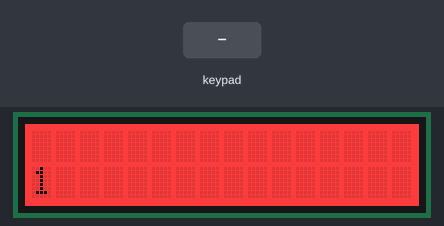
Recording of a sketch running on a simulated Arduino Uno, built with avr-gcc and run on an emulated ATmega328P. Shown: 16×2 character LCD. Inputs (shaded band) come from the test bench. What the sketch prints to the serial monitor is not drawn.

Above: at 1.3 s.
1.4 s: key 'U' pressed
At 2.3 s:
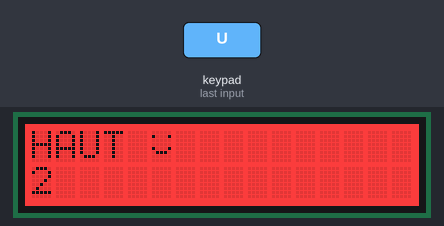
4.4 s: key 'D' pressed
At 5.7 s:
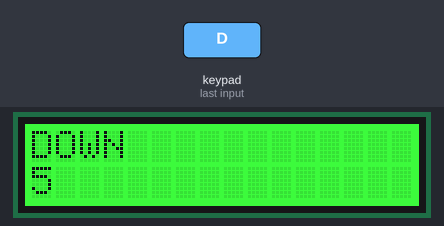
7.4 s: key 'L' pressed
At 8.8 s:
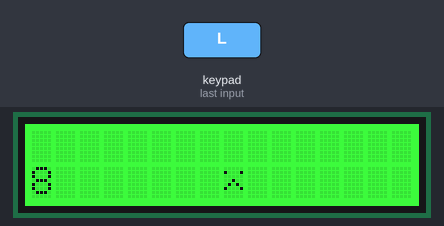
10.4 s: key 'R' pressed
At 11.6 s:
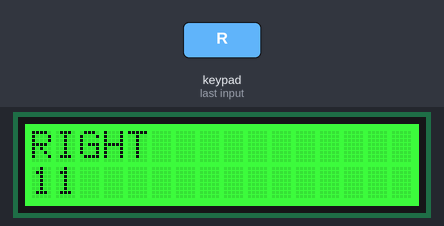
13.4 s: key 'S' pressed
At 14.8 s:
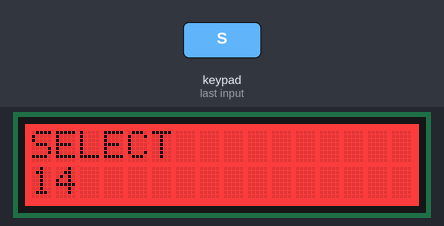
Timing chart, 0 to 16.4 s (numbered marks = the images above; inputs shaded):
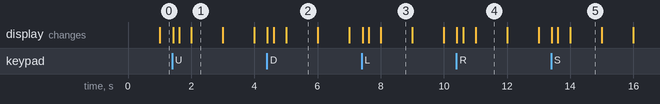

The sketch:

Etape01.ino
```cpp
// Librairies utilisés :
#include <Wire.h>
#include <Adafruit_RGBLCDShield.h>
#include <Utility/Adafruit_MCP23017.h>


byte sourire[8] = {
  B00000, B10001, B00000, B00000, B10001, B01110, B00000,};
byte triste[8] = {
  B00000, B10001, B00000, B00100, B01010, B10001, B00000,};
byte ohm[8] = {
  B01011, B01011, B01011, B01011, B01011, B01011, B01011,};
byte personnel[8] = {
  B01011, B01011, B01011, B01011, B01011, B01011, B01011,};


Adafruit_RGBLCDShield lcd = Adafruit_RGBLCDShield();

// Utilisé pour un afficheur RGB. Notre afficheur est NB
#define RED 0x1
#define GREEN 0x2

void setup()
{
  Serial.begin(9600);
  // Initialise le nombre de colonne et le nombre de lignes
  lcd.begin(16, 2);  // 16 colonnes et 2 lignes
  lcd.createChar(0, sourire);   // crée le caractère en mémoire 0
  lcd.createChar(1, triste);    // crée le caractère en mémoire 1
  lcd.createChar(2, ohm);       // crée le caractère en mémoire 2
  lcd.createChar(3, personnel); // crée le caractère en mémoire 3
  lcd.write((uint8_t) 0);

  // Affiche le message pour un chronomètre
  int time = millis();
  lcd.print("Hello, world!");
  time = millis() - time;
  Serial.print("Took "); Serial.print(time); Serial.println(" ms");
  lcd.setBacklight(RED);
}

uint8_t i=0;
void loop() {
  // Positionne le curseur. colonne 0 et ligne 1
  lcd.setCursor(0, 1);
  // Affiche le nombre de secondes après un reset.
  lcd.print(millis()/1000);

  uint8_t buttons = lcd.readButtons();

  if (buttons) {
    lcd.clear();  // Efface la mémoire de l'afficheur.

    // Bloc des cinq boutons
    if (buttons & BUTTON_UP) {
      lcd.setCursor(0,0);
      lcd.print("HAUT");    // Affiche la chaîne HAUT
      lcd.setCursor(5,0);
      lcd.write(byte (0));  // Affiche le bonhomme sourire
   // lcd.write(byte (3));  // Affiche le caractère personnel
      lcd.setCursor(0,1);
      lcd.print ( "                "); // on efface la ligne
      lcd.setBacklight(RED);
     }

    if (buttons & BUTTON_DOWN) {
      lcd.setCursor(0,0);
      lcd.print("DOWN ");
      lcd.setBacklight(GREEN);
    }

    if (buttons & BUTTON_LEFT) {
      lcd.setCursor(0,0);
      lcd.print("LEFT ");
      lcd.setCursor(8, 1);
      lcd.write(byte (1)); // Affiche le bonhomme triste
      lcd.setCursor(0,0);
      lcd.print ( "                "); // la ligne d'en haut est effacée
      lcd.setBacklight(GREEN);
    }

    if (buttons & BUTTON_RIGHT) {
      lcd.setCursor(0,0);
      lcd.print("RIGHT ");
      lcd.setBacklight(GREEN);
   // lcd.write(byte (2)); // Affiche le caractère ohm
    }

    if (buttons & BUTTON_SELECT) {
      lcd.setCursor(0,0);
      lcd.print("SELECT ");
      lcd.setBacklight(RED);
    }
  }
}
```

Measured:
- after the input at 1.4 s, the display: first changes at once (image 1 shows a later state)
- after the input at 4.4 s, the display: first changes at once (image 2 shows a later state)
- after the input at 7.4 s, the display: first changes at once (image 3 shows a later state)
- after the input at 10.4 s, the display: first changes at once (image 4 shows a later state)
- after the input at 13.4 s, the display: first changes at once (image 5 shows a later state)
- what the display in image 1 shows lasts 1.0 s, from 2.0 s to 3.0 s
